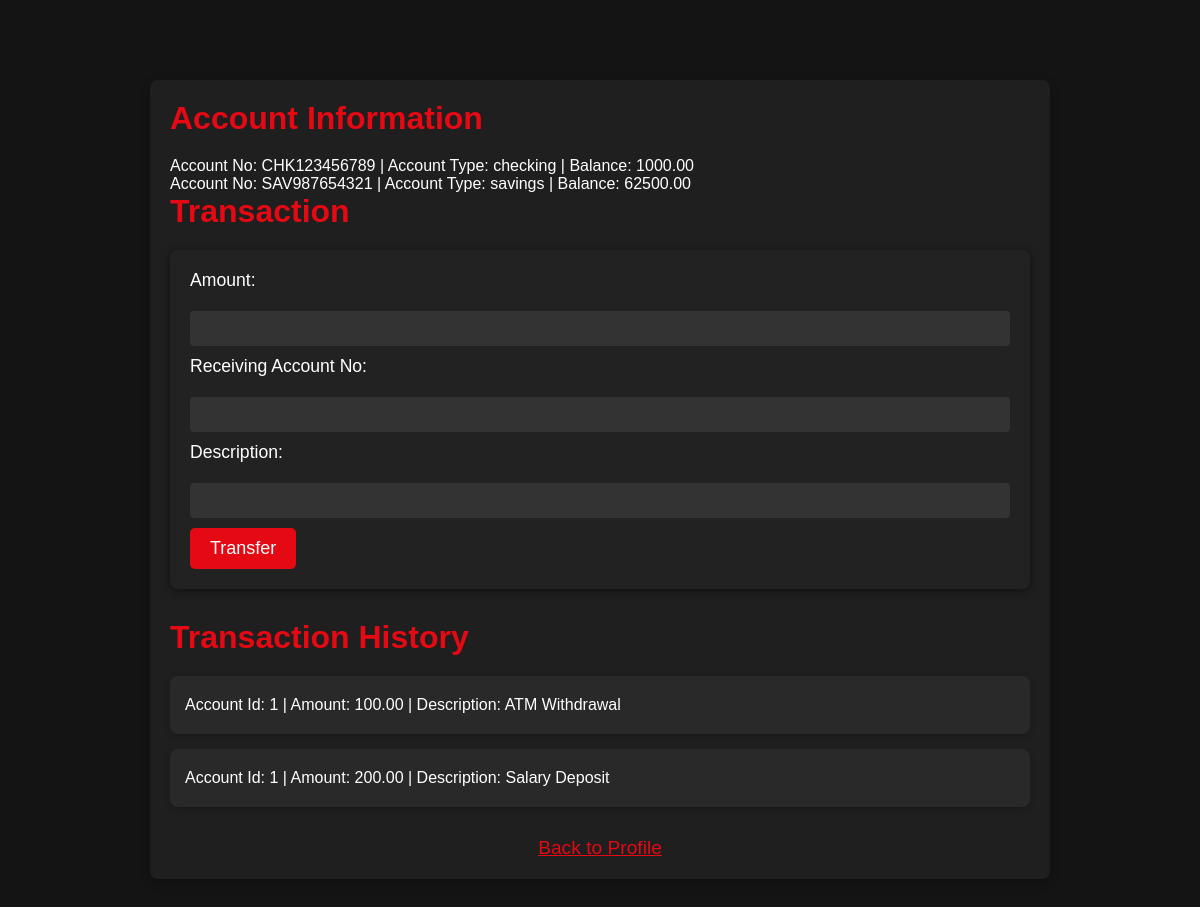
The page /transaction.php?ano=CHK123456789&cid=1 on the database its author committed.
### tables this page shows
CREATE TABLE `accounts` (
  `account_id` int(11) NOT NULL,
  `customer_id` int(11) DEFAULT NULL,
  `account_type` enum('checking','savings') NOT NULL,
  `account_number` varchar(20) NOT NULL,
  `balance` decimal(15,2) DEFAULT 0.00,
  `created_at` timestamp NOT NULL DEFAULT current_timestamp(),
  `status` enum('active','inactive') DEFAULT 'active'
);

CREATE TABLE `transactions` (
  `transaction_id` int(11) NOT NULL,
  `account_id` int(11) DEFAULT NULL,
  `from_account_id` int(11) DEFAULT NULL,
  `to_account_id` int(11) DEFAULT NULL,
  `transaction_type` enum('debit','credit','transfer') NOT NULL,
  `amount` decimal(15,2) NOT NULL,
  `transaction_date` timestamp NOT NULL DEFAULT current_timestamp(),
  `description` varchar(255) DEFAULT NULL,
  `balance_before` decimal(15,2) DEFAULT NULL,
  `balance_after` decimal(15,2) DEFAULT NULL,
  `transfer_reference_id` varchar(50) DEFAULT NULL
);

### transaction.php (the view, shortened to what this page needs)
<?php
    include "db.php";
    $ano="";
    if(isset($_GET["ano"]))
        $ano=$_GET["ano"];
    elseif(isset($_POST["ano"]))
        $ano=$_POST["ano"];
    $cid="";
        if(isset($_GET["cid"]))
            $cid=$_GET["cid"];
        elseif(isset($_POST["cid"]))
            $cid=$_POST["cid"];
    $sql="select * from accounts where account_number='$ano'";
    $result=$db->query($sql);
    $row=$result->fetch_assoc();
    $aid1=$row["account_id"];
    $aid=$aid1;
?>
<html>
<head>
    <link rel="stylesheet" href="stylefortransaction.css">
</head>
<body>
    <div class="container">
        <h2>Account Information</h2>
        <?php
            $sql="select * from accounts where customer_id='$cid'";
            $accounts=$db->query($sql);
            if($accounts->num_rows>0){
                while($row=$accounts->fetch_assoc()){
                    echo "<p>Account No: ".$row['account_number']." | Account Type: ".$row['account_type']." | Balance: ".$row['balance']."</p>";
                }
            } else {
                echo "<p>NO Account Found</p>";
            }
        ?>
        <h2>Transaction</h2>
        <form action="/transaction.php" method="post">
            <label for="amount">Amount:</label>
            <input type="number" name="amount" required>
            <label for="to_account_no">Receiving Account No:</label>
            <input type="text" name="to_account_no" required>
            <label for="description">Description:</label>
            <input type="text" name="description" required>
            <input type="submit" name="transfer" value="Transfer">
        </form>
        <div class="transaction-history">
            <h2>Transaction History</h2>
            <?php
                $sql = "select * from transactions where account_id='$aid'";
                $result=$db->query($sql);
                while($row=$result->fetch_assoc()){
                    echo '<div class="transaction-item">';
                    if($row['transaction_type']=="transfer")
                        echo "<p>Account Id: ".$row['account_id']." | To Account Id: ".$row['to_account_id']." | Amount: ".$row['amount']." | Description: ".$row['description']."</p>";
                    else
                        echo "<p>Account Id: ".$row['account_id']." | Amount: ".$row['amount']." | Description: ".$row['description']."</p>";
                    echo '</div>';
                }
            ?>
        </div>
        <div class="back-link">
            <a href="profile.php?cid=<?php echo $cid ?>">Back to Profile</a>
        </div>
    </div>
</body>
</html>

### stylefortransaction.css (style rules this page uses)
* { margin: 0; padding: 0; box-sizing: border-box; }
body { font-family: 'Arial', sans-serif; background-color: #141414; color: #fff; margin: 0; padding: 0; }
a { text-decoration: none; color: #e50914; }
button, input[type="submit"] { cursor: pointer; background-color: #e50914; color: #fff; padding: 10px 20px; border-radius: 5px; font-size: 18px; border: none; transition: background-color 0.3s ease; }
.container { max-width: 900px; margin: 80px auto; padding: 20px; background-color: #1f1f1f; border-radius: 8px; box-shadow: 0 4px 12px rgba(0, 0, 0, 0.2); }
h2 { font-size: 2rem; color: #e50914; margin-bottom: 20px; }
form { background-color: #222; padding: 20px; border-radius: 8px; box-shadow: 0 2px 10px rgba(0, 0, 0, 0.5); }
input[type="text"], input[type="number"], input[type="password"] { width: 100%; padding: 10px; margin: 10px 0; background-color: #333; color: #fff; border: none; border-radius: 4px; }
label { font-size: 1.1rem; margin-bottom: 10px; display: block; }
.transaction-history { margin-top: 30px; }
.transaction-item { background-color: #292929; padding: 15px; margin-bottom: 15px; border-radius: 8px; box-shadow: 0 2px 6px rgba(0, 0, 0, 0.2); }
.transaction-item p { margin: 5px 0; }
.back-link { display: block; margin-top: 30px; text-align: center; }
.back-link a { color: #e50914; font-size: 1.2rem; text-decoration: underline; }

### rows shown on the page
accounts: account_number "CHK123456789", account_type "checking", balance "1000.00"
accounts: account_number "SAV987654321", account_type "savings", balance "62500.00"
transactions: account "1", amount "100.00", description "ATM Withdrawal"
transactions: account "1", amount "200.00", description "Salary Deposit"
